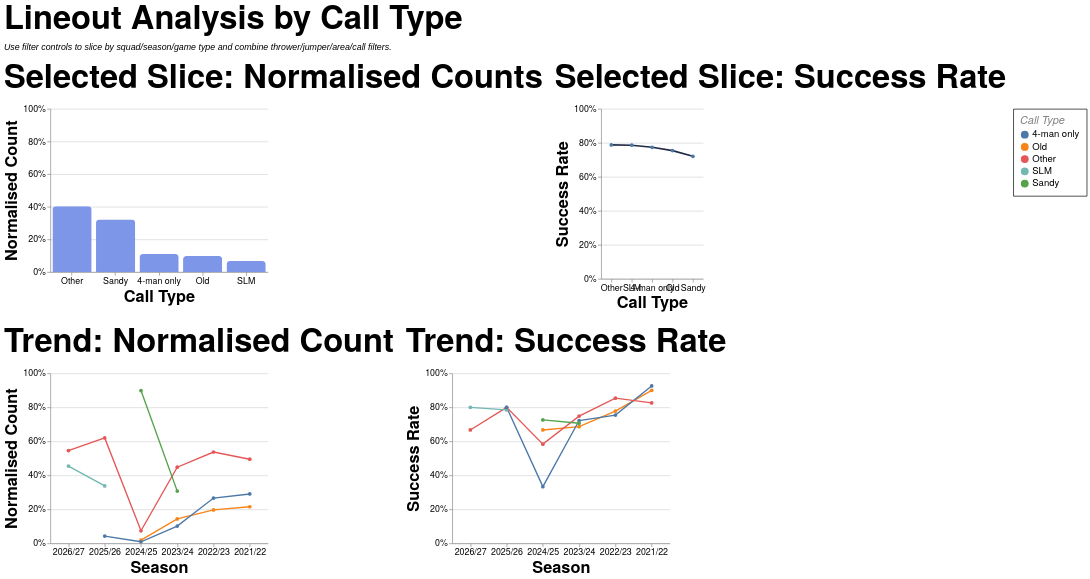

The Vega-Lite source for this figure:
### Vega-Lite specification from a JSON file in a GitHub repository (floating-point values rounded to 4 significant figures; data arrays with more than 128 entries replaced by an {"elided": "..."} marker saying what was removed)
{"config": {"axis": {"labelFont": "PT Sans Narrow, Helvetica Neue, Helvetica, Arial, sans-serif", "titleFont": "PT Sans Narrow, Helvetica Neue, Helvetica, Arial, sans-serif", "labelFontSize": 13, "titleFontSize": 24, "gridColor": "#202947", "gridOpacity": 0.2, "zindex": 1}, "text": {"font": "Lato, sans-serif"}, "bar": {"cornerRadiusEnd": 5}, "header": {"labelFont": "PT Sans Narrow, Helvetica Neue, Helvetica, Arial, sans-serif", "titleFont": "PT Sans Narrow, Helvetica Neue, Helvetica, Arial, sans-serif", "labelFontSize": 24, "titleFontSize": 28, "labelFontWeight": "bold", "orient": "left"}, "legend": {"labelFont": "PT Sans Narrow, Helvetica Neue, Helvetica, Arial, sans-serif", "titleFont": "PT Sans Narrow, Helvetica Neue, Helvetica, Arial, sans-serif", "labelFontSize": 14, "titleFontSize": 16, "titlePadding": 5, "fillColor": "white", "strokeColor": "black", "padding": 10, "titleFontWeight": "lighter", "titleFontStyle": "italic", "titleColor": "gray", "offset": 10}, "title": {"font": "PT Sans Narrow, Helvetica Neue, Helvetica, Arial, sans-serif", "fontSize": 48, "fontWeight": "bold", "anchor": "start", "align": "center", "titlePadding": 20, "subtitlePadding": 10, "subtitleFontSize": 13, "subtitleColor": "", "subtitleFontStyle": "italic", "offset": 15, "color": "black"}, "axisX": {"labelAngle": 0}, "facet": {"title": null, "header": null, "align": {"row": "each", "column": "each"}, "spacing": 10}, "resolve": {"scale": {"y": "independent", "facet": "independent"}}, "background": "transparent", "scale": {"offsetBandPaddingOuter": 0.2, "offsetBandPaddingInner": 0.1}, "view": {"stroke": null, "background": "transparent"}}, "vconcat": [{"hconcat": [{"mark": {"type": "bar", "color": "#7d96e8"}, "encoding": {"tooltip": [{"field": "call_type", "title": "Call Type", "type": "nominal"}, {"field": "attempts", "format": ",.0f", "title": "Lineouts", "type": "quantitative"}, {"field": "share", "format": ".1%", "title": "Normalised Count", "type": "quantitative"}], "x": {"field": "call_type", "sort": "-y", "title": "Call Type", "type": "nominal"}, "y": {"axis": {"format": "%"}, "field": "share", "scale": {"domain": [0, 1]}, "title": "Normalised Count", "type": "quantitative"}}, "height": 240, "title": "Selected Slice: Normalised Counts", "transform": [{"filter": "(loSquad == 'All' || datum.squad == loSquad) && (loGameType == 'All' || (loGameType == 'League + Cup' && (datum.game_type == 'League' || datum.game_type == 'Cup')) || (loGameType == 'League only' && datum.game_type == 'League') || datum.game_type == loGameType) && (loOpposition == 'All' || datum.opposition == loOpposition) && (loThrower == 'All' || datum.thrower == loThrower) && (loJumper == 'All' || datum.jumper == loJumper) && (loArea == 'All' || datum.area == loArea) && (loNumbers == 'All' || datum.numbers == loNumbers) && (loCall == 'All' || datum.call == loCall) && (loCallType == 'All' || datum.call_type == loCallType)"}, {"filter": "(loSeason == 'All' || datum.season == loSeason)"}, {"aggregate": [{"op": "count", "as": "attempts"}, {"op": "sum", "field": "won", "as": "won"}], "groupby": ["call_type"]}, {"joinaggregate": [{"op": "sum", "field": "attempts", "as": "total_attempts"}]}, {"calculate": "datum.attempts / datum.total_attempts", "as": "share"}, {"calculate": "datum.won / datum.attempts", "as": "success_rate"}], "width": 320}, {"mark": {"type": "line", "color": "#202946", "point": true, "strokeWidth": 2.5}, "encoding": {"tooltip": [{"field": "call_type", "title": "Call Type", "type": "nominal"}, {"field": "won", "format": ",.0f", "title": "Won", "type": "quantitative"}, {"field": "attempts", "format": ",.0f", "title": "Lineouts", "type": "quantitative"}, {"field": "success_rate", "format": ".1%", "title": "Success Rate", "type": "quantitative"}], "x": {"field": "call_type", "sort": "-y", "title": "Call Type", "type": "nominal"}, "y": {"axis": {"format": "%"}, "field": "success_rate", "scale": {"domain": [0, 1]}, "title": "Success Rate", "type": "quantitative"}}, "height": 250, "title": "Selected Slice: Success Rate", "transform": [{"filter": "(loSquad == 'All' || datum.squad == loSquad) && (loGameType == 'All' || (loGameType == 'League + Cup' && (datum.game_type == 'League' || datum.game_type == 'Cup')) || (loGameType == 'League only' && datum.game_type == 'League') || datum.game_type == loGameType) && (loOpposition == 'All' || datum.opposition == loOpposition) && (loThrower == 'All' || datum.thrower == loThrower) && (loJumper == 'All' || datum.jumper == loJumper) && (loArea == 'All' || datum.area == loArea) && (loNumbers == 'All' || datum.numbers == loNumbers) && (loCall == 'All' || datum.call == loCall) && (loCallType == 'All' || datum.call_type == loCallType)"}, {"filter": "(loSeason == 'All' || datum.season == loSeason)"}, {"aggregate": [{"op": "count", "as": "attempts"}, {"op": "sum", "field": "won", "as": "won"}], "groupby": ["call_type"]}, {"joinaggregate": [{"op": "sum", "field": "attempts", "as": "total_attempts"}]}, {"calculate": "datum.attempts / datum.total_attempts", "as": "share"}, {"calculate": "datum.won / datum.attempts", "as": "success_rate"}], "width": {"step": 30}}], "spacing": 16}, {"hconcat": [{"mark": {"type": "line", "point": true, "strokeWidth": 2}, "encoding": {"color": {"field": "call_type", "title": "Call Type", "type": "nominal"}, "tooltip": [{"field": "season", "title": "Season", "type": "nominal"}, {"field": "call_type", "title": "Call Type", "type": "nominal"}, {"field": "attempts", "format": ",.0f", "title": "Lineouts", "type": "quantitative"}, {"field": "norm_count", "format": ".1%", "title": "Normalised Count", "type": "quantitative"}], "x": {"field": "season", "sort": "-x", "title": "Season", "type": "nominal"}, "y": {"axis": {"format": "%"}, "field": "norm_count", "scale": {"domain": [0, 1]}, "title": "Normalised Count", "type": "quantitative"}}, "height": 250, "title": "Trend: Normalised Count", "transform": [{"filter": "(loSquad == 'All' || datum.squad == loSquad) && (loGameType == 'All' || (loGameType == 'League + Cup' && (datum.game_type == 'League' || datum.game_type == 'Cup')) || (loGameType == 'League only' && datum.game_type == 'League') || datum.game_type == loGameType) && (loOpposition == 'All' || datum.opposition == loOpposition) && (loThrower == 'All' || datum.thrower == loThrower) && (loJumper == 'All' || datum.jumper == loJumper) && (loArea == 'All' || datum.area == loArea) && (loNumbers == 'All' || datum.numbers == loNumbers) && (loCall == 'All' || datum.call == loCall) && (loCallType == 'All' || datum.call_type == loCallType)"}, {"aggregate": [{"op": "count", "as": "attempts"}, {"op": "sum", "field": "won", "as": "won"}], "groupby": ["season", "call_type"]}, {"joinaggregate": [{"op": "sum", "field": "attempts", "as": "season_attempts"}], "groupby": ["season"]}, {"calculate": "datum.attempts / datum.season_attempts", "as": "norm_count"}, {"calculate": "datum.won / datum.attempts", "as": "success_rate"}], "width": 320}, {"mark": {"type": "line", "point": true, "strokeWidth": 2}, "encoding": {"color": {"field": "call_type", "title": "Call Type", "type": "nominal"}, "tooltip": [{"field": "season", "title": "Season", "type": "nominal"}, {"field": "call_type", "title": "Call Type", "type": "nominal"}, {"field": "won", "format": ",.0f", "title": "Won", "type": "quantitative"}, {"field": "attempts", "format": ",.0f", "title": "Lineouts", "type": "quantitative"}, {"field": "success_rate", "format": ".1%", "title": "Success Rate", "type": "quantitative"}], "x": {"field": "season", "sort": "-x", "title": "Season", "type": "nominal"}, "y": {"axis": {"format": "%"}, "field": "success_rate", "scale": {"domain": [0, 1]}, "title": "Success Rate", "type": "quantitative"}}, "height": 250, "title": "Trend: Success Rate", "transform": [{"filter": "(loSquad == 'All' || datum.squad == loSquad) && (loGameType == 'All' || (loGameType == 'League + Cup' && (datum.game_type == 'League' || datum.game_type == 'Cup')) || (loGameType == 'League only' && datum.game_type == 'League') || datum.game_type == loGameType) && (loOpposition == 'All' || datum.opposition == loOpposition) && (loThrower == 'All' || datum.thrower == loThrower) && (loJumper == 'All' || datum.jumper == loJumper) && (loArea == 'All' || datum.area == loArea) && (loNumbers == 'All' || datum.numbers == loNumbers) && (loCall == 'All' || datum.call == loCall) && (loCallType == 'All' || datum.call_type == loCallType)"}, {"aggregate": [{"op": "count", "as": "attempts"}, {"op": "sum", "field": "won", "as": "won"}], "groupby": ["season", "call_type"]}, {"joinaggregate": [{"op": "sum", "field": "attempts", "as": "season_attempts"}], "groupby": ["season"]}, {"calculate": "datum.attempts / datum.season_attempts", "as": "norm_count"}, {"calculate": "datum.won / datum.attempts", "as": "success_rate"}], "width": 320}], "spacing": 16}], "data": {"name": "data-7e94a44382527f749b9a901a7b5a6fa0"}, "params": [{"name": "loSquad", "value": "All"}, {"name": "loSeason", "value": "All"}, {"name": "loGameType", "value": "All"}, {"name": "loOpposition", "value": "All"}, {"name": "loThrower", "value": "All"}, {"name": "loJumper", "value": "All"}, {"name": "loArea", "value": "All"}, {"name": "loNumbers", "value": "All"}, {"name": "loCall", "value": "All"}, {"name": "loCallType", "value": "All"}], "spacing": 22, "title": {"text": "Lineout Analysis by Call Type", "subtitle": "Use filter controls to slice by squad/season/game type and combine thrower/jumper/area/call filters."}, "$schema": "https://vega.github.io/schema/vega-lite/v5.20.1.json", "datasets": {"data-7e94a44382527f749b9a901a7b5a6fa0": {"elided": "1247 records"}}}
